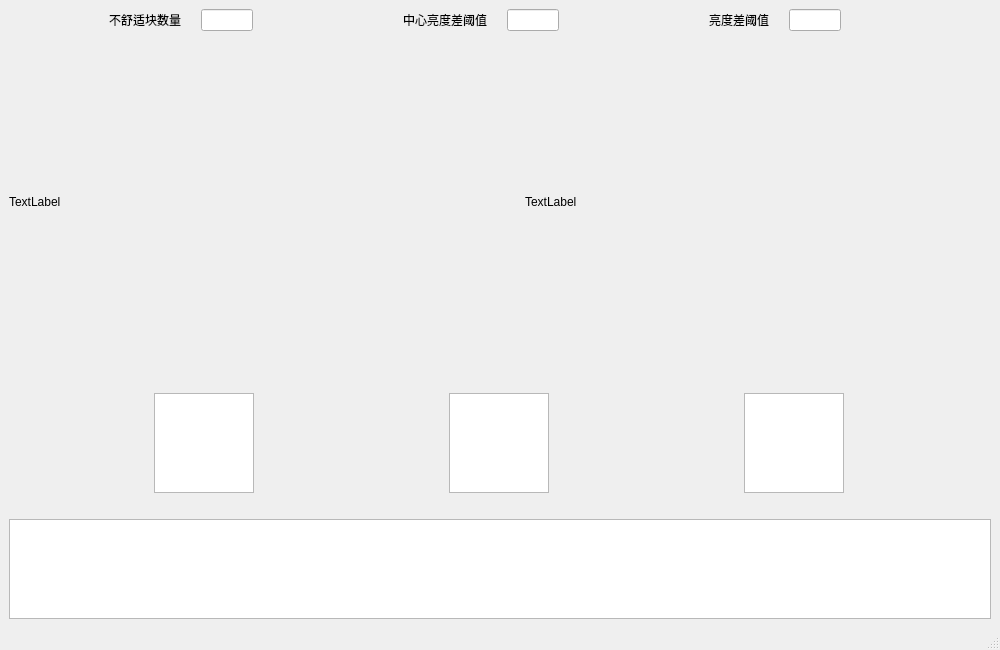
<?xml version="1.0" encoding="UTF-8"?>
<ui version="4.0">
 <class>MainWindow</class>
 <widget class="QMainWindow" name="MainWindow">
  <property name="geometry">
   <rect>
    <x>0</x>
    <y>0</y>
    <width>1000</width>
    <height>650</height>
   </rect>
  </property>
  <property name="windowTitle">
   <string>MainWindow</string>
  </property>
  <widget class="QWidget" name="centralwidget">
   <layout class="QGridLayout" name="gridLayout">
    <item row="0" column="0">
     <layout class="QVBoxLayout" name="verticalLayout" stretch="0,1,0,0">
      <item>
       <layout class="QHBoxLayout" name="paramLayout">
        <property name="spacing">
         <number>100</number>
        </property>
        <property name="sizeConstraint">
         <enum>QLayout::SetDefaultConstraint</enum>
        </property>
        <property name="leftMargin">
         <number>100</number>
        </property>
        <property name="rightMargin">
         <number>100</number>
        </property>
        <item>
         <layout class="QHBoxLayout" name="paramLayout_1">
          <property name="spacing">
           <number>20</number>
          </property>
          <property name="rightMargin">
           <number>50</number>
          </property>
          <item>
           <widget class="QLabel" name="label">
            <property name="text">
             <string>不舒适块数量</string>
            </property>
           </widget>
          </item>
          <item>
           <widget class="QLineEdit" name="lineEdit"/>
          </item>
         </layout>
        </item>
        <item>
         <layout class="QHBoxLayout" name="paramLayout_2">
          <property name="spacing">
           <number>20</number>
          </property>
          <property name="rightMargin">
           <number>50</number>
          </property>
          <item>
           <widget class="QLabel" name="label_2">
            <property name="text">
             <string>中心亮度差阈值</string>
            </property>
           </widget>
          </item>
          <item>
           <widget class="QLineEdit" name="lineEdit_2"/>
          </item>
         </layout>
        </item>
        <item>
         <layout class="QHBoxLayout" name="paramLayout_3">
          <property name="spacing">
           <number>20</number>
          </property>
          <property name="rightMargin">
           <number>50</number>
          </property>
          <item>
           <widget class="QLabel" name="label_3">
            <property name="text">
             <string>亮度差阈值</string>
            </property>
           </widget>
          </item>
          <item>
           <widget class="QLineEdit" name="lineEdit_3"/>
          </item>
         </layout>
        </item>
       </layout>
      </item>
      <item>
       <layout class="QHBoxLayout" name="horizontalLayout_4">
        <property name="spacing">
         <number>50</number>
        </property>
        <item>
         <widget class="QLabel" name="label_4">
          <property name="text">
           <string>TextLabel</string>
          </property>
         </widget>
        </item>
        <item>
         <widget class="QLabel" name="label_5">
          <property name="text">
           <string>TextLabel</string>
          </property>
         </widget>
        </item>
       </layout>
      </item>
      <item>
       <layout class="QHBoxLayout" name="horizontalLayout_5">
        <property name="spacing">
         <number>50</number>
        </property>
        <property name="topMargin">
         <number>20</number>
        </property>
        <property name="bottomMargin">
         <number>20</number>
        </property>
        <item>
         <widget class="QTableView" name="tableView">
          <property name="maximumSize">
           <size>
            <width>100</width>
            <height>100</height>
           </size>
          </property>
          <property name="baseSize">
           <size>
            <width>0</width>
            <height>0</height>
           </size>
          </property>
         </widget>
        </item>
        <item>
         <widget class="QTableView" name="tableView_2">
          <property name="maximumSize">
           <size>
            <width>100</width>
            <height>100</height>
           </size>
          </property>
         </widget>
        </item>
        <item>
         <widget class="QTableView" name="tableView_3">
          <property name="maximumSize">
           <size>
            <width>100</width>
            <height>100</height>
           </size>
          </property>
         </widget>
        </item>
       </layout>
      </item>
      <item>
       <widget class="QGraphicsView" name="graphicsView">
        <property name="maximumSize">
         <size>
          <width>16777215</width>
          <height>100</height>
         </size>
        </property>
       </widget>
      </item>
     </layout>
    </item>
   </layout>
  </widget>
  <widget class="QMenuBar" name="menubar">
   <property name="geometry">
    <rect>
     <x>0</x>
     <y>0</y>
     <width>1000</width>
     <height>26</height>
    </rect>
   </property>
  </widget>
  <widget class="QStatusBar" name="statusbar"/>
 </widget>
 <resources/>
 <connections/>
</ui>
